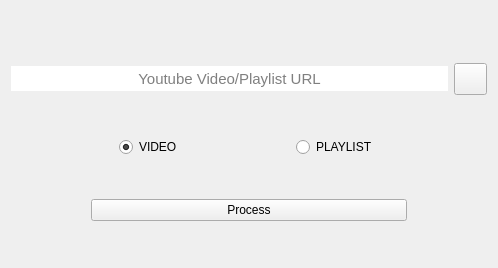
<?xml version="1.0" encoding="UTF-8"?>
<ui version="4.0">
 <class>UrlDialog</class>
 <widget class="QWidget" name="UrlDialog">
  <property name="geometry">
   <rect>
    <x>0</x>
    <y>0</y>
    <width>498</width>
    <height>268</height>
   </rect>
  </property>
  <property name="windowTitle">
   <string>Form</string>
  </property>
  <layout class="QVBoxLayout" name="verticalLayout">
   <item>
    <widget class="QLabel" name="label">
     <property name="sizePolicy">
      <sizepolicy hsizetype="Preferred" vsizetype="Fixed">
       <horstretch>0</horstretch>
       <verstretch>0</verstretch>
      </sizepolicy>
     </property>
     <property name="text">
      <string>&lt;html&gt;&lt;head/&gt;&lt;body&gt;&lt;p align=&quot;center&quot;&gt;&lt;img src=&quot;:/myresource/resource/4ktube.png&quot; height=&quot;60&quot;/&gt;&lt;/p&gt;&lt;/body&gt;&lt;/html&gt;</string>
     </property>
    </widget>
   </item>
   <item>
    <layout class="QHBoxLayout" name="horizontalLayout_3">
     <item>
      <widget class="QLineEdit" name="yt_video_link">
       <property name="sizePolicy">
        <sizepolicy hsizetype="Preferred" vsizetype="Fixed">
         <horstretch>0</horstretch>
         <verstretch>0</verstretch>
        </sizepolicy>
       </property>
       <property name="font">
        <font>
         <pointsize>11</pointsize>
        </font>
       </property>
       <property name="focusPolicy">
        <enum>Qt::ClickFocus</enum>
       </property>
       <property name="autoFillBackground">
        <bool>false</bool>
       </property>
       <property name="styleSheet">
        <string notr="true">QLineEdit{

height: 25px;
border-radius:15px;
}</string>
       </property>
       <property name="text">
        <string/>
       </property>
       <property name="alignment">
        <set>Qt::AlignCenter</set>
       </property>
       <property name="dragEnabled">
        <bool>false</bool>
       </property>
       <property name="placeholderText">
        <string notr="true">Youtube Video/Playlist URL</string>
       </property>
      </widget>
     </item>
     <item>
      <widget class="QToolButton" name="paste_button">
       <property name="sizePolicy">
        <sizepolicy hsizetype="Fixed" vsizetype="Fixed">
         <horstretch>0</horstretch>
         <verstretch>0</verstretch>
        </sizepolicy>
       </property>
       <property name="cursor">
        <cursorShape>PointingHandCursor</cursorShape>
       </property>
       <property name="toolTip">
        <string>Clear and Paste</string>
       </property>
       <property name="styleSheet">
        <string notr="true">QPushButton{

border-radius:10px;
}</string>
       </property>
       <property name="text">
        <string/>
       </property>
       <property name="icon">
        <iconset resource="resource.qrc">
         <normaloff>:/myresource/resource/icons8-clipboard-96.png</normaloff>:/myresource/resource/icons8-clipboard-96.png</iconset>
       </property>
       <property name="iconSize">
        <size>
         <width>25</width>
         <height>25</height>
        </size>
       </property>
      </widget>
     </item>
    </layout>
   </item>
   <item>
    <spacer name="horizontalSpacer_2">
     <property name="orientation">
      <enum>Qt::Horizontal</enum>
     </property>
     <property name="sizeHint" stdset="0">
      <size>
       <width>40</width>
       <height>20</height>
      </size>
     </property>
    </spacer>
   </item>
   <item>
    <layout class="QHBoxLayout" name="horizontalLayout_21">
     <item>
      <widget class="QRadioButton" name="video_vs">
       <property name="sizePolicy">
        <sizepolicy hsizetype="Fixed" vsizetype="Fixed">
         <horstretch>0</horstretch>
         <verstretch>0</verstretch>
        </sizepolicy>
       </property>
       <property name="cursor">
        <cursorShape>PointingHandCursor</cursorShape>
       </property>
       <property name="styleSheet">
        <string notr="true">QRadioButton::indicator { width: 20px;height:20px };</string>
       </property>
       <property name="text">
        <string>VIDEO</string>
       </property>
       <property name="icon">
        <iconset resource="resource.qrc">
         <normaloff>:/myresource/resource/video_7.png</normaloff>:/myresource/resource/video_7.png</iconset>
       </property>
       <property name="iconSize">
        <size>
         <width>23</width>
         <height>23</height>
        </size>
       </property>
       <property name="checked">
        <bool>true</bool>
       </property>
      </widget>
     </item>
     <item>
      <widget class="QRadioButton" name="playlist_vs">
       <property name="sizePolicy">
        <sizepolicy hsizetype="Fixed" vsizetype="Fixed">
         <horstretch>0</horstretch>
         <verstretch>0</verstretch>
        </sizepolicy>
       </property>
       <property name="cursor">
        <cursorShape>PointingHandCursor</cursorShape>
       </property>
       <property name="styleSheet">
        <string notr="true">QRadioButton::indicator { width: 20px;height:20px };</string>
       </property>
       <property name="text">
        <string>PLAYLIST</string>
       </property>
       <property name="icon">
        <iconset resource="resource.qrc">
         <normaloff>:/myresource/resource/playlist_7.png</normaloff>:/myresource/resource/playlist_7.png</iconset>
       </property>
       <property name="iconSize">
        <size>
         <width>25</width>
         <height>25</height>
        </size>
       </property>
      </widget>
     </item>
    </layout>
   </item>
   <item>
    <spacer name="horizontalSpacer">
     <property name="orientation">
      <enum>Qt::Horizontal</enum>
     </property>
     <property name="sizeHint" stdset="0">
      <size>
       <width>40</width>
       <height>20</height>
      </size>
     </property>
    </spacer>
   </item>
   <item>
    <layout class="QHBoxLayout" name="horizontalLayout">
     <item>
      <spacer name="horizontalSpacer_4">
       <property name="orientation">
        <enum>Qt::Horizontal</enum>
       </property>
       <property name="sizeType">
        <enum>QSizePolicy::Fixed</enum>
       </property>
       <property name="sizeHint" stdset="0">
        <size>
         <width>80</width>
         <height>20</height>
        </size>
       </property>
      </spacer>
     </item>
     <item>
      <widget class="QPushButton" name="process">
       <property name="sizePolicy">
        <sizepolicy hsizetype="Preferred" vsizetype="Fixed">
         <horstretch>0</horstretch>
         <verstretch>0</verstretch>
        </sizepolicy>
       </property>
       <property name="cursor">
        <cursorShape>PointingHandCursor</cursorShape>
       </property>
       <property name="text">
        <string>Process</string>
       </property>
       <property name="icon">
        <iconset resource="resource.qrc">
         <normaloff>:/myresource/resource/icons8-search-500.png</normaloff>:/myresource/resource/icons8-search-500.png</iconset>
       </property>
       <property name="iconSize">
        <size>
         <width>25</width>
         <height>25</height>
        </size>
       </property>
      </widget>
     </item>
     <item>
      <spacer name="horizontalSpacer_5">
       <property name="orientation">
        <enum>Qt::Horizontal</enum>
       </property>
       <property name="sizeType">
        <enum>QSizePolicy::Fixed</enum>
       </property>
       <property name="sizeHint" stdset="0">
        <size>
         <width>80</width>
         <height>20</height>
        </size>
       </property>
      </spacer>
     </item>
    </layout>
   </item>
   <item>
    <spacer name="horizontalSpacer_3">
     <property name="orientation">
      <enum>Qt::Horizontal</enum>
     </property>
     <property name="sizeHint" stdset="0">
      <size>
       <width>40</width>
       <height>20</height>
      </size>
     </property>
    </spacer>
   </item>
  </layout>
 </widget>
 <resources>
  <include location="resource.qrc"/>
  <include location="dark.qrc"/>
  <include location="country_flag.qrc"/>
 </resources>
 <connections/>
</ui>
